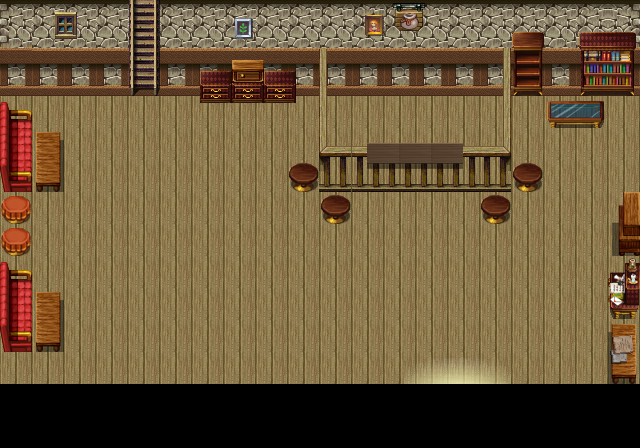

This is a level from a 2D game, rendered from its Tiled map with the project's own tilesets. A one-line summary and the map file follow, with tile-layer data summarised:
An orthogonal 20x14 tile map with 32x32 px tiles, 3 tile layers (Background, ObjColisionables, Puerta).

<map version="1.2" tiledversion="1.2.3" orientation="orthogonal" renderorder="right-down" width="20" height="14" tilewidth="32" tileheight="32" infinite="0" nextlayerid="4" nextobjectid="1">
 <tileset firstgid="1" source="Residencia_Pueblo.tsx" />
 <layer id="1" name="Background" width="20" height="14">
  <data>[280 cells, 280 non-empty, 280 distinct tile ids]</data>
 </layer>
 <layer id="2" name="ObjColisionables" width="20" height="14">
  <data>[280 cells, 136 non-empty, 136 distinct tile ids]</data>
 </layer>
 <layer id="3" name="Puerta" width="20" height="14">
  <data>[280 cells, 3 non-empty, 3 distinct tile ids]</data>
 </layer>
</map>
